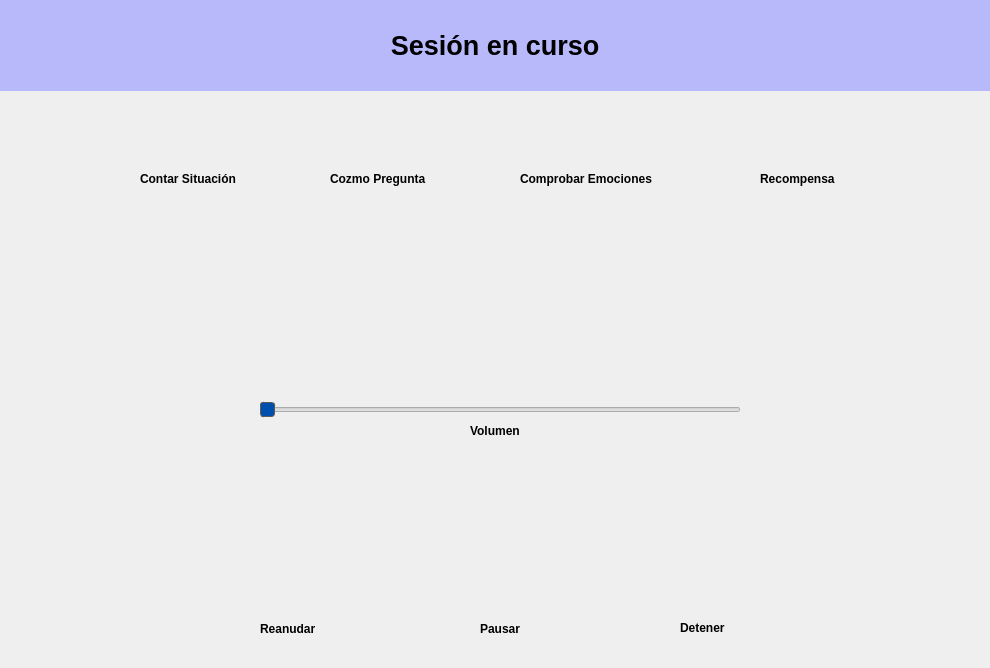
<?xml version="1.0" encoding="UTF-8"?>
<ui version="4.0">
 <class>Form</class>
 <widget class="QWidget" name="Form">
  <property name="geometry">
   <rect>
    <x>0</x>
    <y>0</y>
    <width>990</width>
    <height>668</height>
   </rect>
  </property>
  <property name="windowTitle">
   <string>Form</string>
  </property>
  <widget class="QFrame" name="frame">
   <property name="geometry">
    <rect>
     <x>0</x>
     <y>0</y>
     <width>990</width>
     <height>91</height>
    </rect>
   </property>
   <property name="sizePolicy">
    <sizepolicy hsizetype="Expanding" vsizetype="Preferred">
     <horstretch>0</horstretch>
     <verstretch>0</verstretch>
    </sizepolicy>
   </property>
   <property name="minimumSize">
    <size>
     <width>0</width>
     <height>91</height>
    </size>
   </property>
   <property name="frameShape">
    <enum>QFrame::NoFrame</enum>
   </property>
   <property name="frameShadow">
    <enum>QFrame::Raised</enum>
   </property>
   <widget class="QLabel" name="titulo">
    <property name="geometry">
     <rect>
      <x>0</x>
      <y>0</y>
      <width>990</width>
      <height>91</height>
     </rect>
    </property>
    <property name="sizePolicy">
     <sizepolicy hsizetype="Expanding" vsizetype="Preferred">
      <horstretch>0</horstretch>
      <verstretch>0</verstretch>
     </sizepolicy>
    </property>
    <property name="font">
     <font>
      <family>Ubuntu</family>
      <pointsize>20</pointsize>
      <weight>75</weight>
      <italic>false</italic>
      <bold>true</bold>
     </font>
    </property>
    <property name="styleSheet">
     <string notr="true">background-color: rgba(183, 184, 250, 252)</string>
    </property>
    <property name="frameShape">
     <enum>QFrame::NoFrame</enum>
    </property>
    <property name="frameShadow">
     <enum>QFrame::Plain</enum>
    </property>
    <property name="text">
     <string>Sesión en curso</string>
    </property>
    <property name="alignment">
     <set>Qt::AlignCenter</set>
    </property>
   </widget>
  </widget>
  <widget class="QFrame" name="frame_2">
   <property name="geometry">
    <rect>
     <x>0</x>
     <y>90</y>
     <width>990</width>
     <height>668</height>
    </rect>
   </property>
   <property name="sizePolicy">
    <sizepolicy hsizetype="Expanding" vsizetype="Expanding">
     <horstretch>0</horstretch>
     <verstretch>0</verstretch>
    </sizepolicy>
   </property>
   <property name="frameShape">
    <enum>QFrame::NoFrame</enum>
   </property>
   <property name="frameShadow">
    <enum>QFrame::Raised</enum>
   </property>
   <widget class="QFrame" name="izq_cont">
    <property name="geometry">
     <rect>
      <x>0</x>
      <y>0</y>
      <width>1001</width>
      <height>614</height>
     </rect>
    </property>
    <property name="frameShape">
     <enum>QFrame::NoFrame</enum>
    </property>
    <property name="frameShadow">
     <enum>QFrame::Raised</enum>
    </property>
    <property name="lineWidth">
     <number>0</number>
    </property>
    <layout class="QHBoxLayout" name="horizontalLayout_3">
     <property name="spacing">
      <number>0</number>
     </property>
     <property name="leftMargin">
      <number>0</number>
     </property>
     <property name="topMargin">
      <number>0</number>
     </property>
     <property name="rightMargin">
      <number>0</number>
     </property>
     <property name="bottomMargin">
      <number>0</number>
     </property>
     <item>
      <widget class="QFrame" name="menu_cont">
       <property name="frameShape">
        <enum>QFrame::NoFrame</enum>
       </property>
       <property name="frameShadow">
        <enum>QFrame::Plain</enum>
       </property>
       <property name="lineWidth">
        <number>0</number>
       </property>
       <widget class="QLabel" name="imagenFondo">
        <property name="geometry">
         <rect>
          <x>20</x>
          <y>-160</y>
          <width>991</width>
          <height>751</height>
         </rect>
        </property>
        <property name="text">
         <string>&lt;html&gt;&lt;head/&gt;&lt;body&gt;&lt;p&gt;&lt;img src=&quot;:/iconos/IMG_0344.PNG&quot;/&gt;&lt;/p&gt;&lt;/body&gt;&lt;/html&gt;</string>
        </property>
       </widget>
       <widget class="QPushButton" name="botonPregunta">
        <property name="geometry">
         <rect>
          <x>320</x>
          <y>110</y>
          <width>162</width>
          <height>156</height>
         </rect>
        </property>
        <property name="text">
         <string/>
        </property>
        <property name="icon">
         <iconset resource="iconos/recursos_formularios.qrc">
          <normaloff>:/iconos/preguntaicono.png</normaloff>:/iconos/preguntaicono.png</iconset>
        </property>
        <property name="iconSize">
         <size>
          <width>150</width>
          <height>150</height>
         </size>
        </property>
        <property name="flat">
         <bool>true</bool>
        </property>
       </widget>
       <widget class="QPushButton" name="botonPremio">
        <property name="geometry">
         <rect>
          <x>720</x>
          <y>110</y>
          <width>162</width>
          <height>156</height>
         </rect>
        </property>
        <property name="text">
         <string/>
        </property>
        <property name="icon">
         <iconset resource="iconos/recursos_formularios.qrc">
          <normaloff>:/iconos/premioicono.png</normaloff>:/iconos/premioicono.png</iconset>
        </property>
        <property name="iconSize">
         <size>
          <width>150</width>
          <height>150</height>
         </size>
        </property>
        <property name="flat">
         <bool>true</bool>
        </property>
       </widget>
       <widget class="QPushButton" name="botonSituacion">
        <property name="geometry">
         <rect>
          <x>120</x>
          <y>110</y>
          <width>162</width>
          <height>156</height>
         </rect>
        </property>
        <property name="text">
         <string/>
        </property>
        <property name="icon">
         <iconset resource="iconos/recursos_formularios.qrc">
          <normaloff>:/iconos/botonVolumen.png</normaloff>:/iconos/botonVolumen.png</iconset>
        </property>
        <property name="iconSize">
         <size>
          <width>150</width>
          <height>150</height>
         </size>
        </property>
        <property name="flat">
         <bool>true</bool>
        </property>
       </widget>
       <widget class="QPushButton" name="botonEmociones">
        <property name="geometry">
         <rect>
          <x>520</x>
          <y>110</y>
          <width>162</width>
          <height>156</height>
         </rect>
        </property>
        <property name="text">
         <string/>
        </property>
        <property name="icon">
         <iconset resource="iconos/recursos_formularios.qrc">
          <normaloff>:/iconos/emocionesBoton.png</normaloff>:/iconos/emocionesBoton.png</iconset>
        </property>
        <property name="iconSize">
         <size>
          <width>150</width>
          <height>150</height>
         </size>
        </property>
        <property name="flat">
         <bool>true</bool>
        </property>
       </widget>
       <widget class="QPushButton" name="botonPausar">
        <property name="geometry">
         <rect>
          <x>420</x>
          <y>370</y>
          <width>162</width>
          <height>156</height>
         </rect>
        </property>
        <property name="text">
         <string/>
        </property>
        <property name="icon">
         <iconset resource="iconos/recursos_formularios.qrc">
          <normaloff>:/iconos/boton-de-pausa.png</normaloff>:/iconos/boton-de-pausa.png</iconset>
        </property>
        <property name="iconSize">
         <size>
          <width>125</width>
          <height>125</height>
         </size>
        </property>
        <property name="flat">
         <bool>true</bool>
        </property>
       </widget>
       <widget class="QPushButton" name="botonReanudar">
        <property name="geometry">
         <rect>
          <x>210</x>
          <y>370</y>
          <width>162</width>
          <height>156</height>
         </rect>
        </property>
        <property name="text">
         <string/>
        </property>
        <property name="icon">
         <iconset resource="iconos/recursos_formularios.qrc">
          <normaloff>:/iconos/boton-de-play.png</normaloff>:/iconos/boton-de-play.png</iconset>
        </property>
        <property name="iconSize">
         <size>
          <width>125</width>
          <height>125</height>
         </size>
        </property>
        <property name="flat">
         <bool>true</bool>
        </property>
       </widget>
       <widget class="QLabel" name="label">
        <property name="geometry">
         <rect>
          <x>140</x>
          <y>80</y>
          <width>119</width>
          <height>17</height>
         </rect>
        </property>
        <property name="font">
         <font>
          <weight>75</weight>
          <bold>true</bold>
         </font>
        </property>
        <property name="text">
         <string>Contar Situación</string>
        </property>
       </widget>
       <widget class="QLabel" name="label_2">
        <property name="geometry">
         <rect>
          <x>520</x>
          <y>80</y>
          <width>160</width>
          <height>17</height>
         </rect>
        </property>
        <property name="font">
         <font>
          <weight>75</weight>
          <bold>true</bold>
         </font>
        </property>
        <property name="text">
         <string>Comprobar Emociones</string>
        </property>
       </widget>
       <widget class="QLabel" name="label_3">
        <property name="geometry">
         <rect>
          <x>330</x>
          <y>80</y>
          <width>118</width>
          <height>17</height>
         </rect>
        </property>
        <property name="font">
         <font>
          <weight>75</weight>
          <bold>true</bold>
         </font>
        </property>
        <property name="text">
         <string>Cozmo Pregunta</string>
        </property>
       </widget>
       <widget class="QLabel" name="label_4">
        <property name="geometry">
         <rect>
          <x>760</x>
          <y>80</y>
          <width>90</width>
          <height>17</height>
         </rect>
        </property>
        <property name="font">
         <font>
          <weight>75</weight>
          <bold>true</bold>
         </font>
        </property>
        <property name="text">
         <string>Recompensa</string>
        </property>
       </widget>
       <widget class="QLabel" name="label_5">
        <property name="geometry">
         <rect>
          <x>260</x>
          <y>530</y>
          <width>69</width>
          <height>17</height>
         </rect>
        </property>
        <property name="font">
         <font>
          <weight>75</weight>
          <bold>true</bold>
         </font>
        </property>
        <property name="text">
         <string>Reanudar</string>
        </property>
       </widget>
       <widget class="QLabel" name="label_6">
        <property name="geometry">
         <rect>
          <x>480</x>
          <y>530</y>
          <width>50</width>
          <height>17</height>
         </rect>
        </property>
        <property name="font">
         <font>
          <weight>75</weight>
          <bold>true</bold>
         </font>
        </property>
        <property name="text">
         <string>Pausar</string>
        </property>
       </widget>
       <widget class="QPushButton" name="botonDetener">
        <property name="geometry">
         <rect>
          <x>620</x>
          <y>370</y>
          <width>162</width>
          <height>156</height>
         </rect>
        </property>
        <property name="text">
         <string/>
        </property>
        <property name="icon">
         <iconset resource="iconos/recursos_formularios.qrc">
          <normaloff>:/iconos/boton-detener.png</normaloff>:/iconos/boton-detener.png</iconset>
        </property>
        <property name="iconSize">
         <size>
          <width>125</width>
          <height>125</height>
         </size>
        </property>
        <property name="flat">
         <bool>true</bool>
        </property>
       </widget>
       <widget class="QLabel" name="label_7">
        <property name="geometry">
         <rect>
          <x>680</x>
          <y>530</y>
          <width>59</width>
          <height>15</height>
         </rect>
        </property>
        <property name="font">
         <font>
          <weight>75</weight>
          <bold>true</bold>
         </font>
        </property>
        <property name="layoutDirection">
         <enum>Qt::LeftToRight</enum>
        </property>
        <property name="text">
         <string>Detener</string>
        </property>
       </widget>
       <widget class="QSlider" name="barraVolumen">
        <property name="geometry">
         <rect>
          <x>260</x>
          <y>310</y>
          <width>481</width>
          <height>20</height>
         </rect>
        </property>
        <property name="styleSheet">
         <string notr="true">Slider::groove:horizontal {
    border: 1px solid #999999;
    height: 8px;
    background: rgb(255, 255, 255);
    margin: 2px 0;
}

QSlider::handle:horizontal {
    background: rgb(0, 79, 172);
    border: 1px solid #5c5c5c;
    width: 18px;
    margin: -2px 0; /* handle is placed by default on the contents rect of the groove. Expand outside the groove */
    border-radius: 3px;
}</string>
        </property>
        <property name="orientation">
         <enum>Qt::Horizontal</enum>
        </property>
       </widget>
       <widget class="QLabel" name="label_8">
        <property name="geometry">
         <rect>
          <x>470</x>
          <y>320</y>
          <width>71</width>
          <height>41</height>
         </rect>
        </property>
        <property name="font">
         <font>
          <weight>75</weight>
          <bold>true</bold>
         </font>
        </property>
        <property name="text">
         <string>Volumen</string>
        </property>
       </widget>
      </widget>
     </item>
    </layout>
   </widget>
  </widget>
 </widget>
 <resources>
  <include location="iconos/recursos_formularios.qrc"/>
 </resources>
 <connections/>
</ui>
